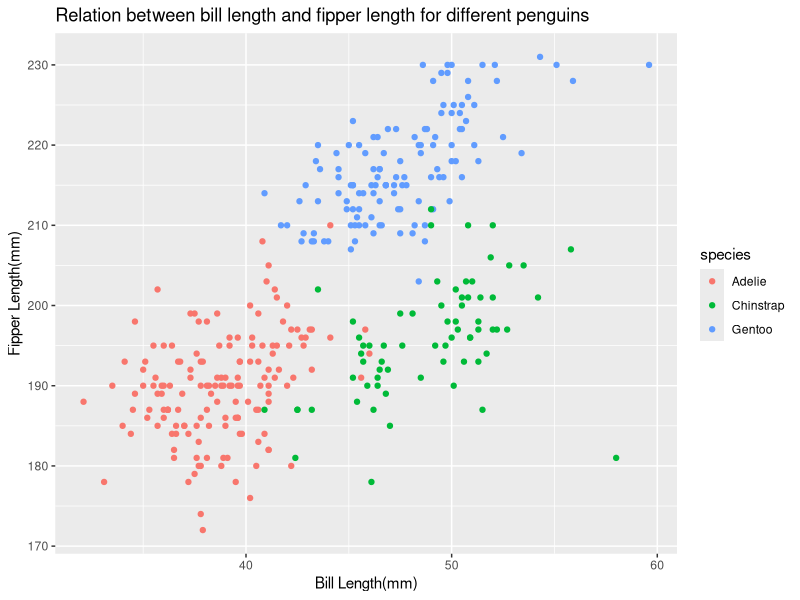
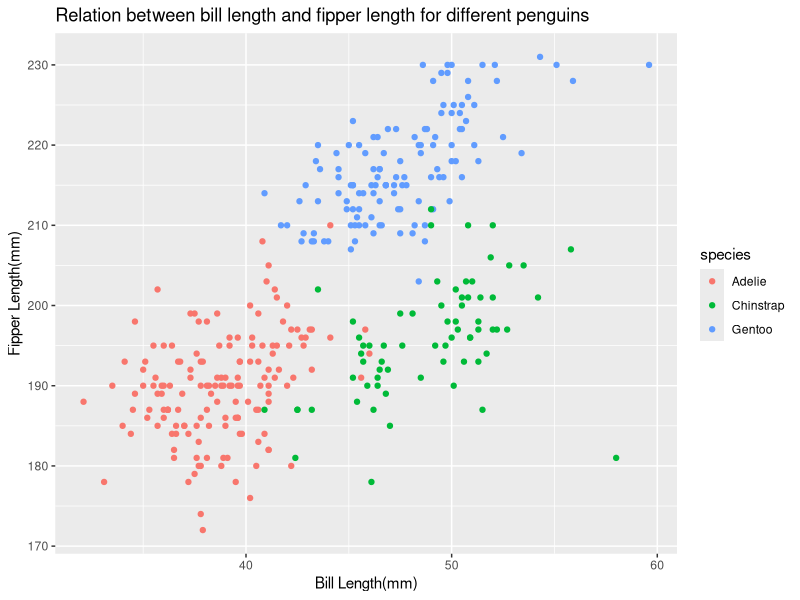

The R script that drew these images, in order: (Note: this script raises an error after producing the figures.)
## ---- chunk 1
knitr::opts_chunk$set(echo = TRUE)
## ---- chunk 2
data("penguins", package = "palmerpenguins")
#read data penguins
head(penguins)
#Find the head of the dataset
nrow(penguins)
#find the row number of the data set
ncol(penguins)
#find the column number of the data set
mean(penguins$flipper_length_mm,na.rm = TRUE)
#find the mean of the flipper length
table(penguins$species)
#show the number of each species of penguins
## ---- chunk 3
library('ggplot2')
ggplot(penguins,aes(bill_length_mm,flipper_length_mm,color = species))+ geom_point()+ labs(
x ='Bill Length(mm)',
y = 'Fipper Length(mm)',
title = 'Relation between bill length and fipper length for different penguins')
#Plot the graph of the bill length and fipper length and color in species.
ggsave('bill-fipper plot.png', path = 'C:/Users/A/Desktop/R')
#save the ggplot result
## ---- chunk 4
RandomNormal <- rnorm(10,0,1)
#generate 10 value from standard normal distribution
Logical <- randomNormal > 0
#generate the logical vector
CharVec <- c('a','f','e','k','j','1','a','c','5','n')
#generate a character vector
data4 <- c('low','middle','high','middle','middle','middle','low','high','low','low'); FacVec <- factor(data4)
#generate a factor vector with three level
data <- data.frame(RandomNormal,Logical,CharVec,FacVec)
#generate a data frame by the above data
mean(data$RandomNormal)
#find mean of the first vector
mean(data$Logical)
#find mean of the second vector
mean(data$CharVec)
#find mean of the third vector
mean(data$FacVec)
#find mean of the fourth vector
## ---- chunk 5
as.numeric(data$Logical)
#change the logical value to number
as.numeric(data$CharVec)
#change the character to number
as.numeric(data$FacVec)
#change the level to number
